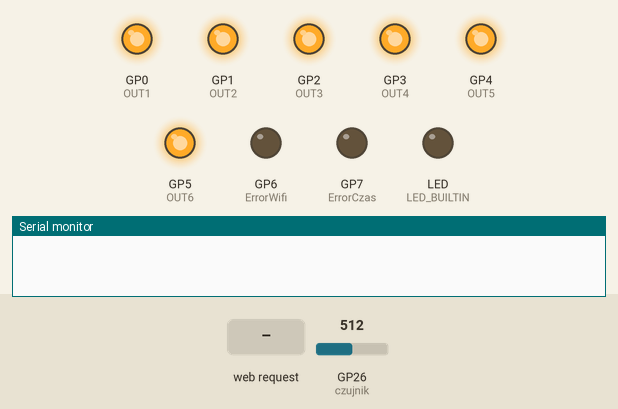
Bench run of a sketch on a simulated Raspberry Pi Pico W. Shown: output pins drawn as LEDs (lit = HIGH), the last lines printed to the serial monitor. Dashed ring = blinking. The inputs (shaded band) are chosen by the test bench; at power-on: GP26 (czujnik) = 512. WiFi joins after 1.5 s; servers stay silent unless stated; network time is answered at once with the bench clock; the local clock reads 2024-03-15 10:24:30 at power-on unless the sketch sets it.

Above: at 0.1 s.
At 4.7 s:
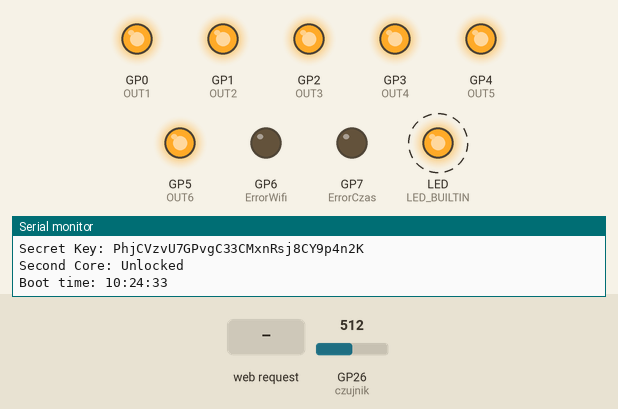
4.8 s: HTTP request GET /wszystkie received
7.9 s: HTTP request GET /do_gory received
11.0 s: HTTP request GET /wejsciowe received
At 46.2 s:
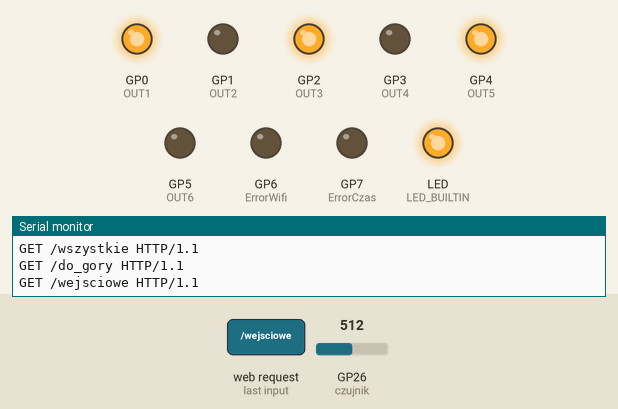
Timing chart, 0 to 46.5 s (numbered marks = the images above; inputs shaded):
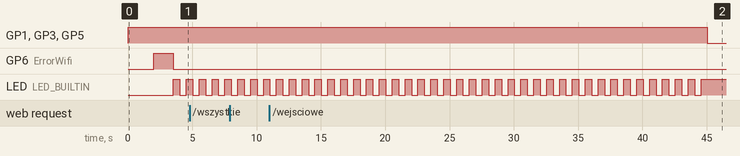

The sketch:

ZaluzjeCPlusPlusPicoW.ino
```cpp
#include <NTPClient.h>
#include <WiFiUdp.h>
#include <WiFi.h>

#ifndef STASSID
#define STASSID "SSID";
#define STAPSK "PASSWD";
const IPAddress ip(192, 168, 0, 5);
const IPAddress gateway(192, 168, 0, 1);
const IPAddress subnet(255, 255, 255, 0);

#endif


const char* ssid = STASSID;
const char* password = STAPSK;


String wszystkieZaluzjeStatus = "u gory";
String wejscioweZaluzjeStatus = "u gory";
String formattedDate;
String dayStamp;
String timeStamp;
String secretKey = "PhjCVzvU7GPvgC33CMxnRsj8CY9p4n2K";


int godzina, minuta, sekunda;
int najwczesniejszySwit = 5;
int najpozniejszySwit = 7;
int najwczesniejszyWieczor = 16;
int najpozniejszyWieczor = 22;
int czasWlaczeniaRelaya = 3;

bool wszystkie_do_gory_called = false;
bool wszystkie_na_dol_called = false;
bool wejscie_do_gory_called = false;
bool wejscie_na_dol_called = false;
bool brama_garazowa_called = false;
bool brama_wjazdowa_called = false;
bool schedule_dzisiaj_opuszczone = false;
bool schedule_dzisiaj_podniesione = false;
bool czujnikStatus = false;
bool czasUstawionyPoprawnie = false;
bool ustaw_czas_called = false;
bool isSecondCoreUnlocked = false;
bool isSecondCoreInitUnlocked = false;

const int OUT1 = D0;
const int OUT2 = D1;
const int OUT3 = D2;
const int OUT4 = D3;
const int OUT5 = D4;
const int OUT6 = D5;

const int ErrorWifi = D6;
const int ErrorCzas = D7;
const int czujnik = A0;
const int czujnikBariera = 400;

WiFiServer server(80);WiFiUDP ntpUDP;NTPClient timeClient(ntpUDP);

void setup1(){
  Serial.begin(115200);  Serial.println("");

  pinMode(ErrorCzas, OUTPUT);  pinMode(LED_BUILTIN, OUTPUT);
  while (!isSecondCoreInitUnlocked){    delay(500);  }

  Serial.println("Second Core: Unlocked");

  timeClient.begin();  timeClient.setTimeOffset(3600);

  //synchronizacja czasu
  if (!timeClient.update()) {    Serial.println("Boot time: read time FAILED");    digitalWrite(ErrorCzas, HIGH);
  } else {    Serial.println("Boot time: " + timeClient.getFormattedTime());    czasUstawionyPoprawnie = true;    digitalWrite(ErrorCzas, LOW);  }

}
void setup() {
  pinMode(OUT1, OUTPUT);
  pinMode(OUT2, OUTPUT);
  pinMode(OUT3, OUTPUT);
  pinMode(OUT4, OUTPUT);
  pinMode(OUT5, OUTPUT);
  pinMode(OUT6, OUTPUT);


  digitalWrite(OUT1, HIGH); //turns on main relays
  digitalWrite(OUT2, HIGH); //turns on main relays
  digitalWrite(OUT3, HIGH); //turns on main relays
  digitalWrite(OUT4, HIGH); //turns on main relays
  digitalWrite(OUT5, HIGH); //turns on main relays
  digitalWrite(OUT6, HIGH); //turns on main relays

  pinMode(ErrorWifi, OUTPUT);
  delay(2000);
  digitalWrite(ErrorWifi, HIGH);

  Serial.begin(115200);

  // Connect to WiFi network
  Serial.println();  Serial.print("Connecting to ");  Serial.println(ssid);

  WiFi.mode(WIFI_STA);  WiFi.begin(ssid, password);
  while (WiFi.status() != WL_CONNECTED) {    delay(500);    Serial.print(F("."));  }
  WiFi.config(ip, gateway, subnet);
  digitalWrite(ErrorWifi, LOW);
  isSecondCoreInitUnlocked = true;
  Serial.println();  Serial.println("WiFi connected: " + WiFi.SSID() + " (" + WiFi.RSSI() + " dB)");  Serial.println("Mac address: " + WiFi.macAddress());

  timeClient.begin();  timeClient.setTimeOffset(3600);

  server.begin();
  Serial.println("IP Address: " + WiFi.localIP().toString());  Serial.println("Secret Key: " + secretKey);
}
void relays(String ktore, String zadanie) {
  if (ktore == "wszystkie") {
    if (zadanie == "do_gory") {
      wszystkie_do_gory_called = false;
      wszystkieZaluzjeStatus = "u gory";
      wejscioweZaluzjeStatus = "u gory";
      //digitalWrite
      digitalWrite(OUT1, LOW);  //nieparzyste do gory
      digitalWrite(OUT3, LOW);  //nieparzyste do gory
      digitalWrite(OUT5, LOW);  //nieparzyste do gory

      delay(czasWlaczeniaRelaya * 1000);
      digitalWrite(OUT1, HIGH);  //nieparzyste do gory
      digitalWrite(OUT3, HIGH);  //nieparzyste do gory
      digitalWrite(OUT5, HIGH);  //nieparzyste do gory


      //digitalWrite
    } else {
      wszystkie_na_dol_called = false;
      wszystkieZaluzjeStatus = "na dole";
      wejscioweZaluzjeStatus = "na dole";
      //digitalWrite

      digitalWrite(OUT2, LOW);  //parzyste na dol
      digitalWrite(OUT4, LOW);  //parzyste na dol
      digitalWrite(OUT6, LOW);  //parzyste na dol

      delay(czasWlaczeniaRelaya * 1000);
      //digitalWrite

      digitalWrite(OUT2, HIGH);  //parzyste na dol
      digitalWrite(OUT4, HIGH);  //parzyste na dol
      digitalWrite(OUT6, HIGH);  //parzyste na dol

    }
  }
  if (ktore == "wejsciowe") {
    if (zadanie == "do_gory") {
      wejscie_do_gory_called = false;
      wejscioweZaluzjeStatus = "u gory";
      //digitalWrite

      digitalWrite(OUT5, LOW);  //nieparzyste do gory
      delay(czasWlaczeniaRelaya * 1000);
      //digitalWrite
      digitalWrite(OUT5, HIGH);  //nieparzyste do gory
       Serial.println("Relays: " + ktore + " " + zadanie);
    } else {
      wejscie_na_dol_called = false;
      wejscioweZaluzjeStatus = "na dole";
      //digitalWrite
      digitalWrite(OUT6, LOW);  //parzyste na dol
      delay(czasWlaczeniaRelaya * 1000);
      digitalWrite(OUT6, HIGH);  //parzyste na dol
      //digitalWrite
       Serial.println("Relays: " + ktore + " " + zadanie);
    }
  }

}
void brama_proc(String obj) {
  if (obj == "brama") {
    brama_wjazdowa_called = false;
    //digitalWrite

    //delay(czasWlaczeniaRelaya * 1000);

    //digitalWrite
  }
  if (obj == "garaz") {
    brama_garazowa_called = false;
    //digitalWrite

    //delay(czasWlaczeniaRelaya * 1000);

    //digitalWrite
  }
  Serial.println("Relays: " + obj);
}
//klasa led
void schedule() {
  ////////////////////////////check time
  if (czasUstawionyPoprawnie) {    if (analogRead(czujnik) > czujnikBariera) {      czujnikStatus = false;
    } else {      czujnikStatus = true;    }
/////////////////////////////PARSE TIME
    String now = timeClient.getFormattedTime();    godzina = now.substring(0, 2).toInt();    minuta = now.substring(3, 5).toInt();    sekunda = now.substring(6, 8).toInt();

////////////////////////////check wifi
    if (WiFi.status() == WL_CONNECTED) {      digitalWrite(ErrorWifi, LOW);
    } else  {        if ((minuta % 2) == 0){digitalWrite(ErrorWifi, HIGH);      WiFi.disconnect();   delay(15000);    WiFi.begin(ssid, password);      delay(15000);   WiFi.config(ip, gateway, subnet);    Serial.print(".");      }          }


    ///////////////////////////reset
    if (godzina >= 1 && godzina <2 && (minuta % 5) == 0 && sekunda >= 45) {  //miedzy 1 a 3 co 5 min
      schedule_dzisiaj_opuszczone = false;      schedule_dzisiaj_podniesione = false; }

    //////////////////////////Jesli nie podniesione
 if (!schedule_dzisiaj_podniesione) {
      if (godzina >= najpozniejszySwit && godzina < najwczesniejszyWieczor && (minuta % 5) == 0 && sekunda >= 15 && sekunda <= 50) {  //godzina 6-16 ci 5 min przedziale 15-30s
        relays("wszystkie", "do gory");        Serial.print(" " + String(godzina) + ":" + String(minuta) + " h");        Serial.println();// 9> (16
        schedule_dzisiaj_podniesione = true;
        wszystkieZaluzjeStatus = "u gory";
        wejscioweZaluzjeStatus = "u gory";
      }
           if (godzina >= najwczesniejszySwit && godzina < najpozniejszySwit && (minuta % 5) == 0 && czujnikStatus) { //miedzy 6 a 9
           relays("wszystkie", "do gory");        Serial.print(" " + String(godzina) + ":" + String(minuta));        Serial.println(); // 6> (9
        schedule_dzisiaj_podniesione = true;
        wszystkieZaluzjeStatus = "u gory";
        wejscioweZaluzjeStatus = "u gory";
      }
    }
    ////////////////////////////JESLI NIE OPUSZCZONE
    if (!schedule_dzisiaj_opuszczone) {
      if (godzina >= najpozniejszyWieczor && godzina < najwczesniejszySwit && (minuta % 5) == 0 && sekunda >= 15 && sekunda <= 30) {  //godzina po 23 do ranka
        relays("wszystkie", "na dol");        Serial.print(" " + String(godzina) + ":" + String(minuta) + " h");        Serial.println(); //23> (6)
        schedule_dzisiaj_opuszczone = true;
        wszystkieZaluzjeStatus = "na dole";
        wejscioweZaluzjeStatus = "na dole";
      }
      if (godzina >= najwczesniejszyWieczor && godzina < najpozniejszyWieczor && (minuta % 5) == 0 && !czujnikStatus) { //od popoludnia do 23
        relays("wszystkie", "na dol");        Serial.print(" " + String(godzina) + ":" + String(minuta));        Serial.println(); //16> (23
         schedule_dzisiaj_opuszczone = true;
         wszystkieZaluzjeStatus = "na dole";
         wejscioweZaluzjeStatus = "na dole";
      }
    }

  } else {
    ///////if time error then
    if (!timeClient.update()) {      Serial.println("Fetch time: read time FAILED");      digitalWrite(ErrorCzas, HIGH);
    } else {      Serial.println("Fetch time: SUCCESS!");      czasUstawionyPoprawnie = true;      digitalWrite(ErrorCzas, LOW);    }
  }
}
void ustaw_czas() {}
void fakeThread() {}

void loop1(){
  if(isSecondCoreUnlocked){  digitalWrite(LED_BUILTIN, !digitalRead(LED_BUILTIN));  delay(500);

  if (wszystkie_do_gory_called) { relays("wszystkie", "do_gory"); }
  if (wszystkie_na_dol_called) { relays("wszystkie", "na_dol"); }
  if (wejscie_do_gory_called) { relays("wejsciowe", "do_gory"); wejscie_do_gory_called=false;}
  if (wejscie_na_dol_called) { relays("wejsciowe", "na_dol"); wejscie_do_gory_called=false;}
  if (brama_wjazdowa_called) { brama_proc("brama"); }
  if (brama_garazowa_called) { brama_proc("garaz"); }
  if (ustaw_czas_called) { ustaw_czas(); }

  schedule();
  }
}
void loop() {
  isSecondCoreUnlocked=true;  WiFiClient client = server.available();  if (!client) {
    //fakeThread(); not used due to 2 cores
    return;  }

  client.setTimeout(5000);

  //READ REQUEST AND FIND STRINGS
  String req = client.readStringUntil('\r');
  Serial.println(req);
  if (req.indexOf("wszystkie/na_dol") != -1) { wszystkie_na_dol_called = true; wszystkieZaluzjeStatus = "na dole";wejscioweZaluzjeStatus ="na dole";}
  if (req.indexOf("wszystkie/do_gory") != -1) { wszystkie_do_gory_called = true; wszystkieZaluzjeStatus = "u gory";wejscioweZaluzjeStatus ="u gory";}
  if (req.indexOf("wejsciowe/na_dol") != -1) { wejscie_na_dol_called = true; wejscioweZaluzjeStatus = "na dole";}
  if (req.indexOf("wejsciowe/do_gory") != -1) { wejscie_do_gory_called = true; wejscioweZaluzjeStatus = "u gory";}
  if (req.indexOf("brama/" + secretKey) != -1) { brama_wjazdowa_called = true; }
  if (req.indexOf("garaz/" + secretKey) != -1) { brama_garazowa_called = true; }
  if (req.indexOf("ustaw_czas/") != -1) { ustaw_czas_called = true; }  //not used

  while (client.available()) {    client.read();  }

  // HTML Post
  client.print(F("HTTP/1.1 200 OK\r\nContent-Type: text/html\r\n\r\n<!DOCTYPE HTML>\r\n<html><head><link rel=\"icon\" href=\"data:,\"></head><body>\r\n "));
  client.print("Polaczono do WiFi: " + WiFi.SSID());
  client.print(";<br>");
  client.print("Status wszystkich rolet: " + wszystkieZaluzjeStatus);
  client.print(";<br>");
  client.print("Status wejsciowych rolet: " + wejscioweZaluzjeStatus);
  client.print(";<br>");
  client.print("Status czujnika zmierzchu: ");
  client.print(String(czujnikStatus));
  client.print(";<br>");
  client.print("Lokalny adres ip: ");
  client.print(WiFi.localIP());
  client.print(";<br>");
  client.print("Otwiera od godziny: " + String(najwczesniejszySwit));
  client.print(";<br>");
  client.print("Otwiera do godziny: " + String(najpozniejszySwit));
  client.print(";<br>");
  client.print("Zamyka od godziny: " + String(najwczesniejszyWieczor));
  client.print(";<br>");
  client.print("Zamyka do godziny: " + String(najpozniejszyWieczor));
  client.print(";<br>");
  client.print("Czy czas ustawiony poprawnie: " + String(czasUstawionyPoprawnie));
  client.print(";<br>");
  client.print("</body></html>");
  /*if(czasUstawionyPoprawnie){
    client.print("Czas: " + godzina+":"+minuta+":"+sekunda);
  client.print(";<br>");
  }*/
}
```

Measured:
- by itself, LED (LED_BUILTIN): alternates HIGH for 0.50 s and LOW for 0.50 s, 68 changes in all, then stays HIGH
